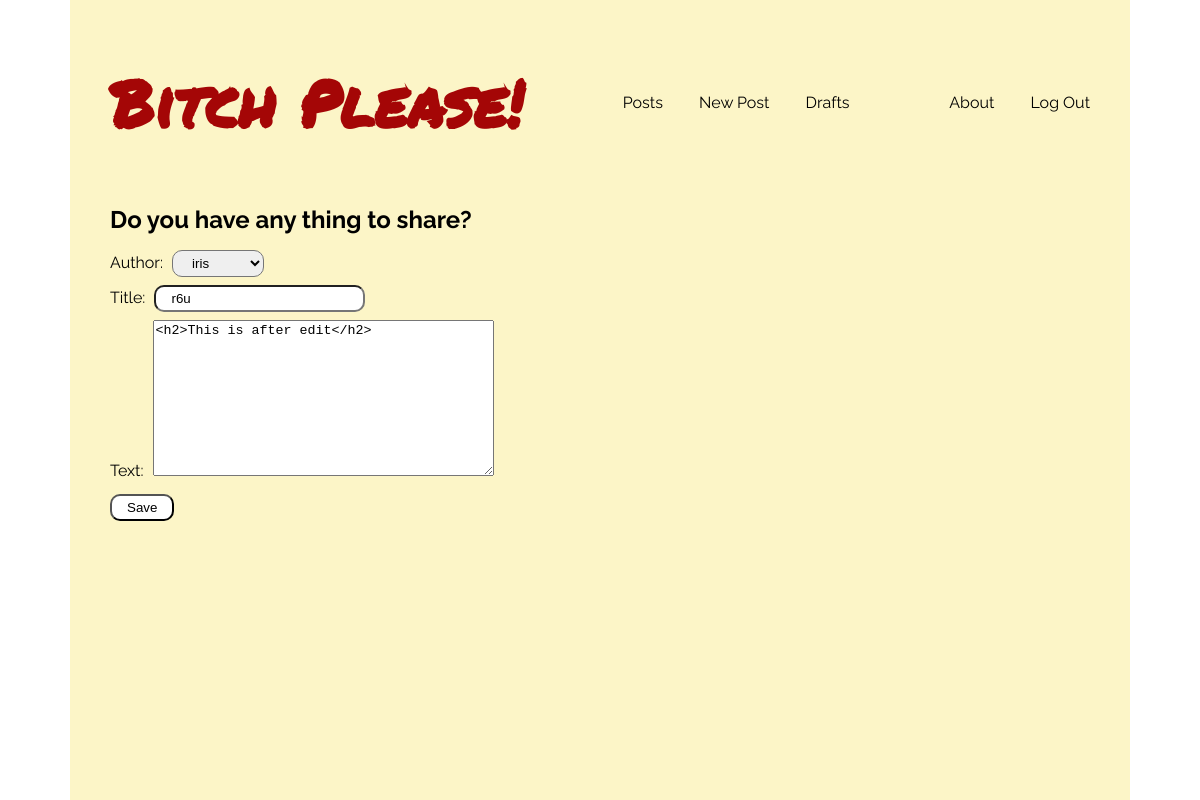
The app's page /post/10/edit/ (signed in) with its own data.
### blog/models.py (models this page shows, shortened)
class Post(models.Model):
    author = models.ForeignKey('auth.User', on_delete=models.CASCADE)
    title = models.CharField(max_length=200)
    text = models.TextField()
    created_date = models.DateTimeField(default=timezone.now)
    published_date = models.DateTimeField(blank = True, null = True)

### blog/views.py (the view)
# urls.py: path('post/<int:pk>/edit/', views.PostUpdateView.as_view(), name = 'post_edit'),
class PostUpdateView(LoginRequiredMixin, UpdateView):
    login_url = '/login/'
    redirect_field_name = 'blog/post_detail.html'
    form_class = PostForm
    model = Post

### blog/forms.py
class PostForm(forms.ModelForm):
    class Meta():
        model = Post
        fields = ('author', 'title', 'text')
        widgets = {
            'title': forms.TextInput(attrs={'class': 'textinputclass'}),
            'text': forms.Textarea(attrs={'class': 'editable medium-editor-textarea postcontent'})
        }

### blog/templates/blog/post_form.html (shortened to what this page needs)
{% extends "base.html" %}
{% block content %}
    <section class="container">
        <h2>Do you have any thing to share?</h2>
        <form method="POST">
            {{ form.as_p }}
            <button type="submit">Save</button>
        </form>
    </section>
{% endblock %}

### static/css/_base.css (style rules this page uses)
* { box-sizing: border-box; }
html { font-family: Raleway, Helvetica, sans-serif; }
body { margin: 0; }
h1, h2, h3, h4, h5, h6, p { margin: 0; padding: 0; }
h2, h3 { margin-bottom: 1rem; }
p { margin-bottom: 0.2rem; }

### static/css/_layout.css (style rules this page uses)
.main-layout { display: grid; grid-template-columns: minmax(1.5rem, 1fr) minmax(auto, 1060px) minmax(1.5rem, 1fr); grid-template-rows: auto 1fr auto; min-height: 100vh; }
.container { margin: 0 40px; }

### static/css/_form.css (style rules this page uses)
label { margin-right: 5px; }
select { padding: 4px 15px; border-radius: 10px; margin-bottom: 5px; }
input { outline: none; padding: 4px 15px; border-radius: 10px; margin-bottom: 5px; }
button { padding: 4px 15px; border-radius: 10px; background: white;; margin-top: 10px; }

### records on screen
Post: author "iris", title "r6u", text "<h2>This is after edit</h2>"
